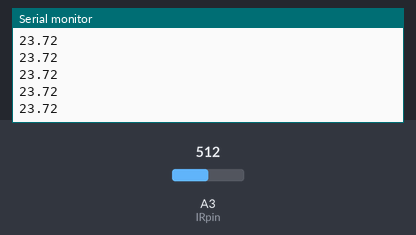
A sketch run on a simulated Arduino Uno, built with avr-gcc and run on an emulated ATmega328P. On the bench: the last lines printed to the serial monitor. The inputs (shaded band) are chosen by the test bench; at power-on: A3 (IRpin) = 512.

Above: at 1.2 s.
1.3 s: A3 (IRpin) set to 0
At 1.32 s:
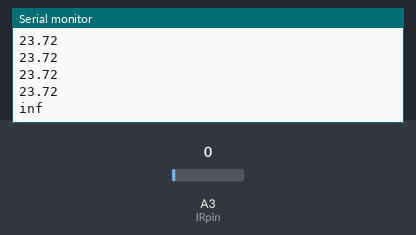
3.2 s: A3 (IRpin) set to 122
At 3.23 s:
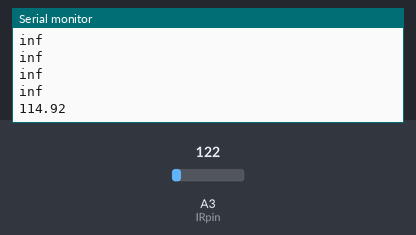

Measured:
- after the input at 1.3 s, the serial monitor: prints a new line at once (image 1)
- after the input at 3.2 s, the serial monitor: prints a new line at once (image 2)

The sketch:

IrRead.ino
```cpp
int IRpin = A3;                                    // analog pin for reading the IR sensor

void setup() {
  Serial.begin(9600);                             // start the serial port
}

void loop() {
  float volts = analogRead(IRpin)*0.0048828125;   // value from sensor * (5/1024) - if running 3.3.volts then change 5 to 3.3
  float distance = 65*pow(volts, -1.10);          // worked out from graph 65 = theretical distance / (1/Volts)S - luckylarry.co.uk
  Serial.println(distance);                       // print the distance
  delay(100);                                     // arbitary wait time.
}
```
